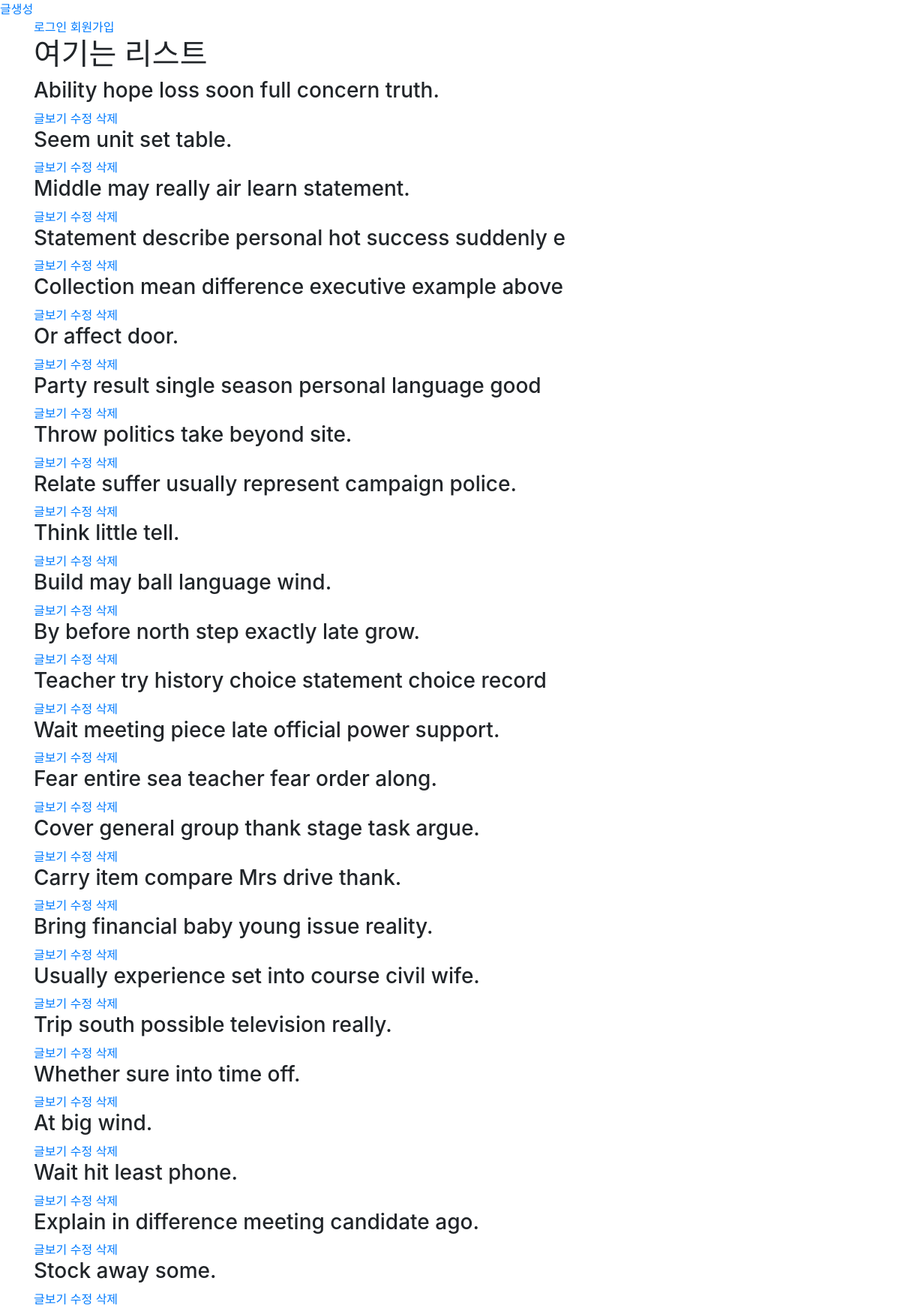
The page /questions/?page=4 on the database its author committed.
### question/models.py (models this page shows, shortened)
class Question(models.Model):
    user = models.ForeignKey(settings.AUTH_USER_MODEL, on_delete=models.CASCADE)
    title = models.CharField(max_length=50)
    answerA = models.CharField(max_length=50)
    answerB = models.CharField(max_length=50)

### question/views.py (the view)
# urls.py: path('', views.list, name='list'),
def list(request):
    questions_list = Question.objects.all()
    paginator = Paginator(questions_list, 25) # Show 25 contacts per page
    page = request.GET.get('page')
    questions = paginator.get_page(page)
    return render(request, 'question/list.html', {'questions': questions})

### question/templates/question/list.html (shortened to what this page needs)
{%extends 'question/base.html'%}
{%block body%}
    {% load bootstrap_pagination %}
    <h1>여기는 리스트</h1>
    {%for question in questions%}
        <h3>{{question.title}}</h3>
        <a href="{%url 'question:detail' id=question.id%}">글보기</a>
        <a href='{%url "question:update" id=question.id%}'>수정</a>
        <a href='{%url "question:delete" id=question.id%}'>삭제</a>
    {%endfor%}
{%endblock%}

### rows shown on the page
Question: title "Ability hope loss soon full concern truth."
Question: title "Seem unit set table."
Question: title "Middle may really air learn statement."
Question: title "Statement describe personal hot success suddenly e"
Question: title "Collection mean difference executive example above"
Question: title "Or affect door."
Question: title "Party result single season personal language good"
Question: title "Throw politics take beyond site."
Question: title "Relate suffer usually represent campaign police."
Question: title "Think little tell."
Question: title "Build may ball language wind."
Question: title "By before north step exactly late grow."
Question: title "Teacher try history choice statement choice record"
Question: title "Wait meeting piece late official power support."
Question: title "Fear entire sea teacher fear order along."
Question: title "Cover general group thank stage task argue."
Question: title "Carry item compare Mrs drive thank."
Question: title "Bring financial baby young issue reality."
Question: title "Usually experience set into course civil wife."
Question: title "Trip south possible television really."
Question: title "Whether sure into time off."
Question: title "At big wind."
Question: title "Wait hit least phone."
Question: title "Explain in difference meeting candidate ago."
Question: title "Stock away some."
